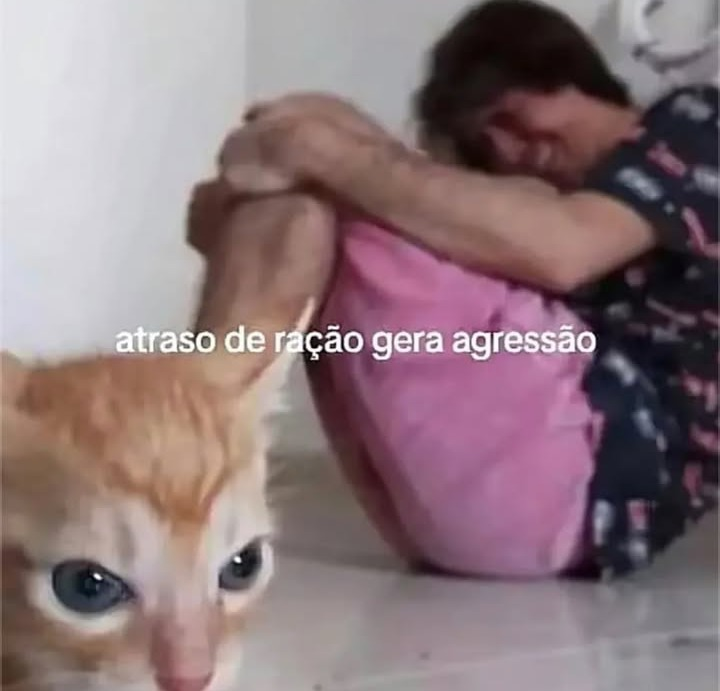
#> input picture cat1.jpeg, 720 x 691 px
$ python brilho_contraste.py
#> lines starting #> are read from the running program, lines starting #| are printed output that depends on the picture
import cv2

# Carregar imagem em escala de cinza
img = cv2.imread('cat1.jpeg', cv2.IMREAD_GRAYSCALE)
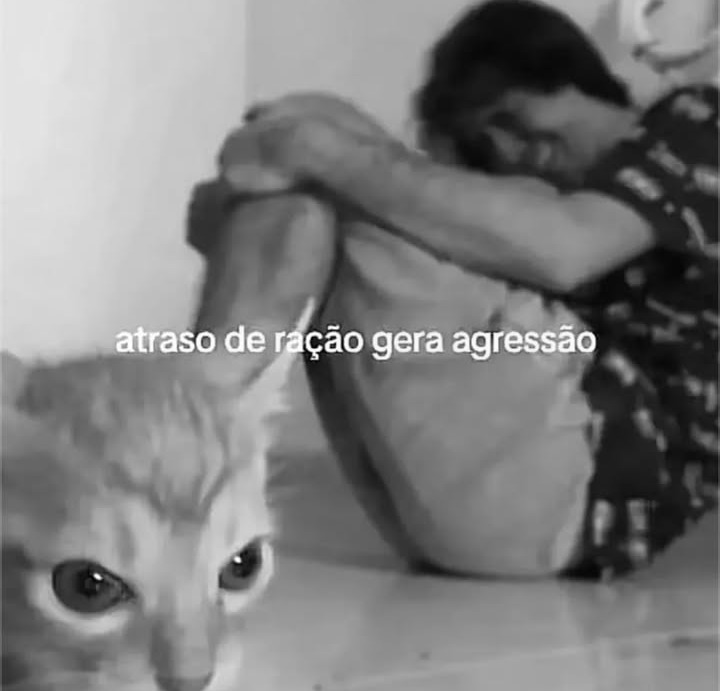
#> img: shape (691, 720); min 0, max 255, mean 125.7
brilho = 80
gatodark = cv2.add(img, -brilho)
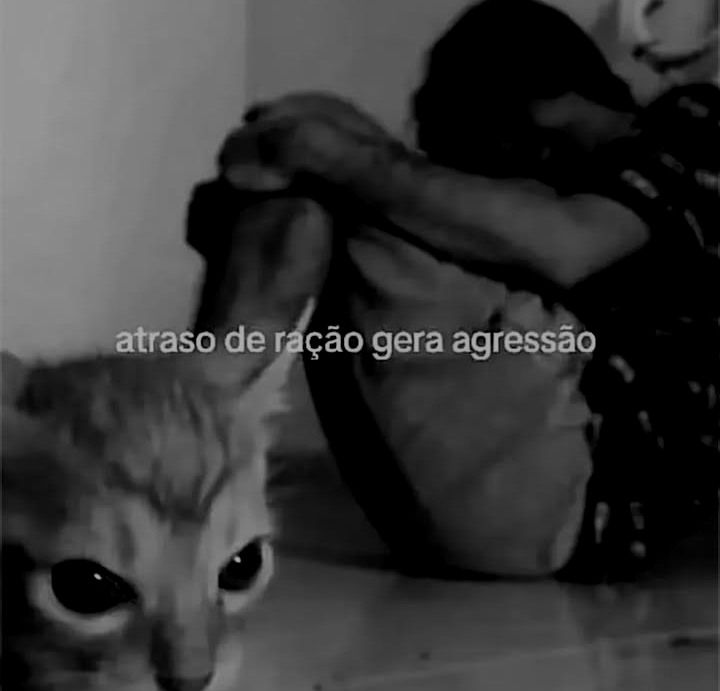
#> gatodark: shape (691, 720); min 0, max 175, mean 54.1
gatobranco = cv2.add(img, brilho)
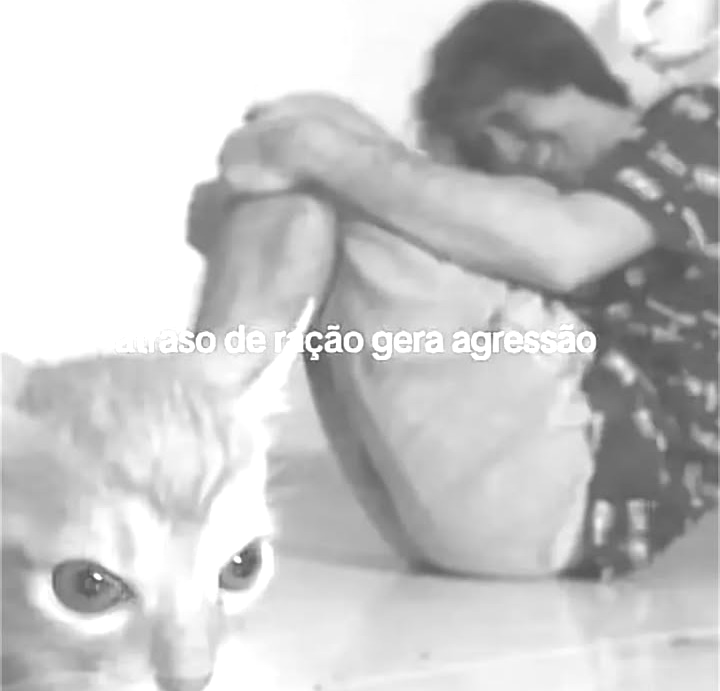
#> gatobranco: shape (691, 720); min 80, max 255, mean 199.4
gatoaltocontraste = cv2.convertScaleAbs(img, alpha=1.5, beta=0)
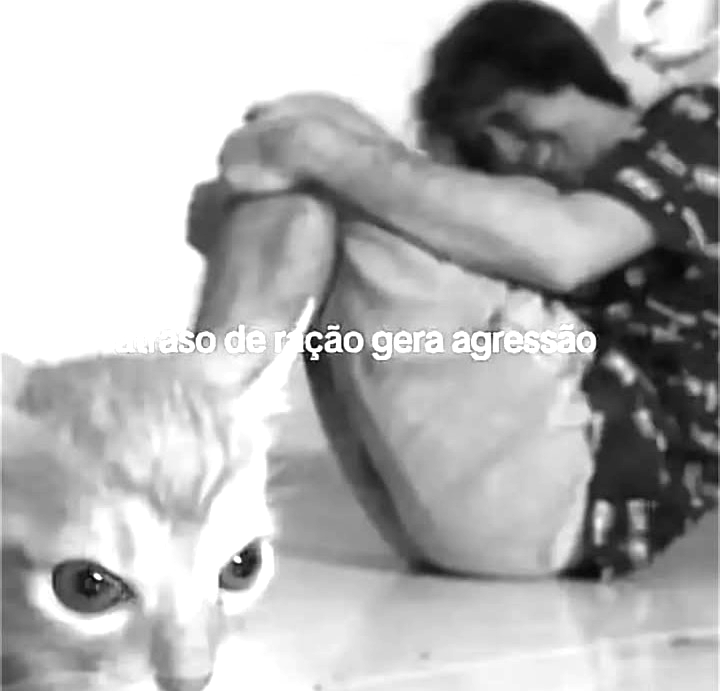
#> gatoaltocontraste: shape (691, 720); min 0, max 255, mean 177.5

cv2.imwrite("gatodark.jpg", gatodark)
cv2.imwrite("gatobranco.jpg", gatobranco)
cv2.imwrite("gatoaltocontraste.jpg", gatoaltocontraste)

$ run again, with cat.jpg copied over cat1.jpeg
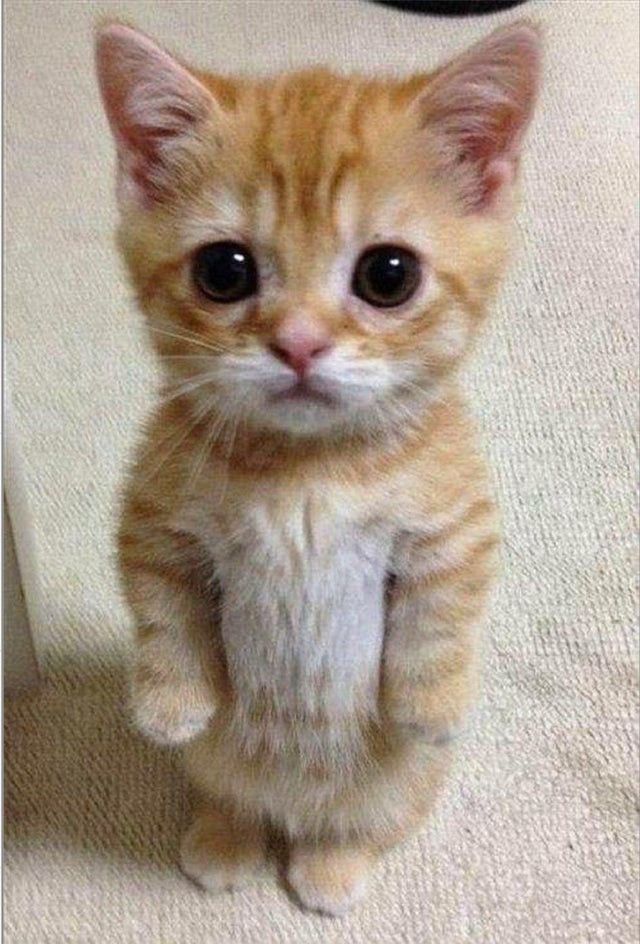
#> input picture cat.jpg, 640 x 944 px
#> `gatodark = cv2.add(img, -brilho)`:
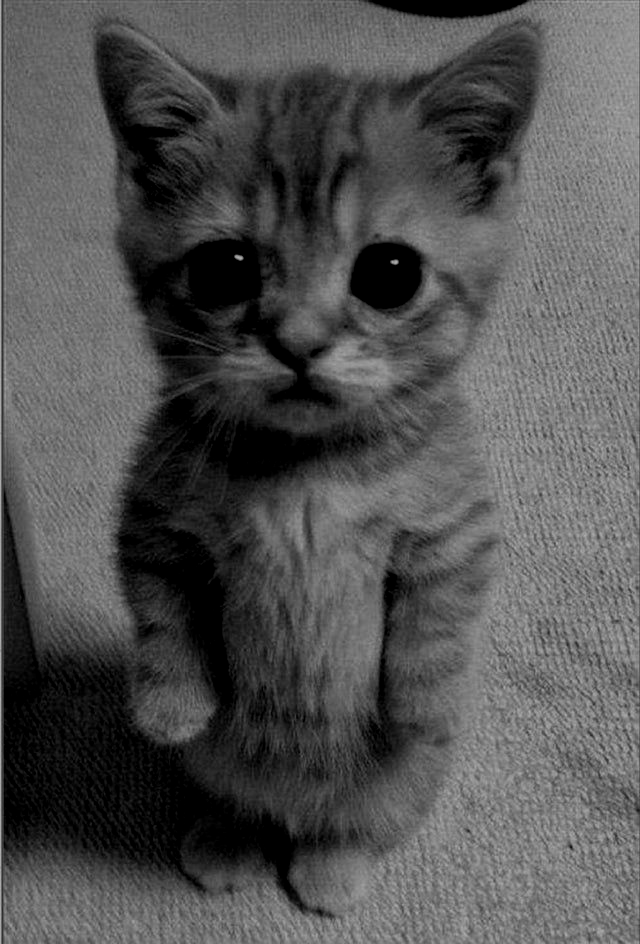
#> gatodark: shape (944, 640); min 0, max 175, mean 81.9
#> `gatoaltocontraste = cv2.convertScaleAbs(img, alpha=1.5, beta=0)`:
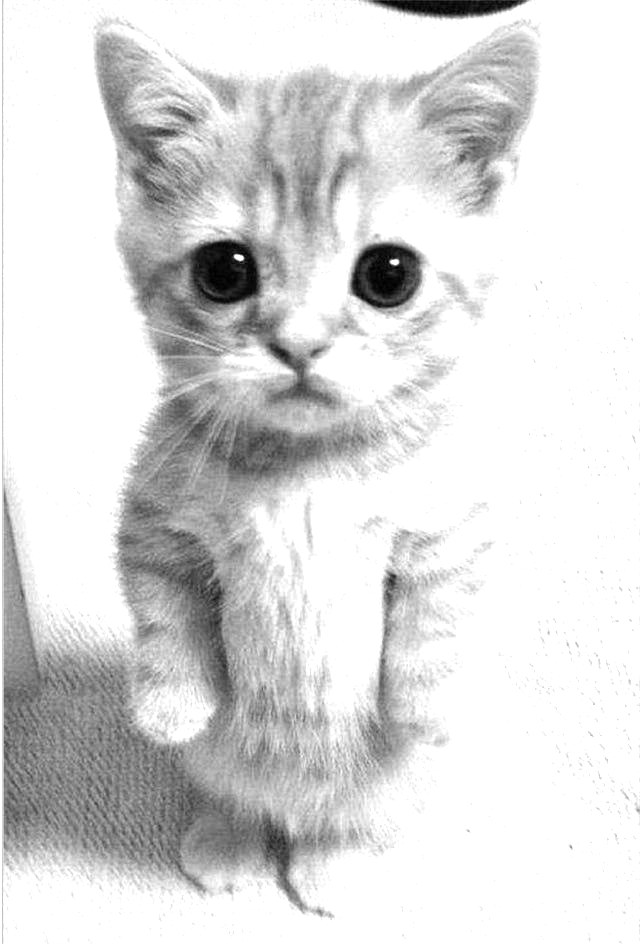
#> gatoaltocontraste: shape (944, 640); min 0, max 255, mean 218.2
